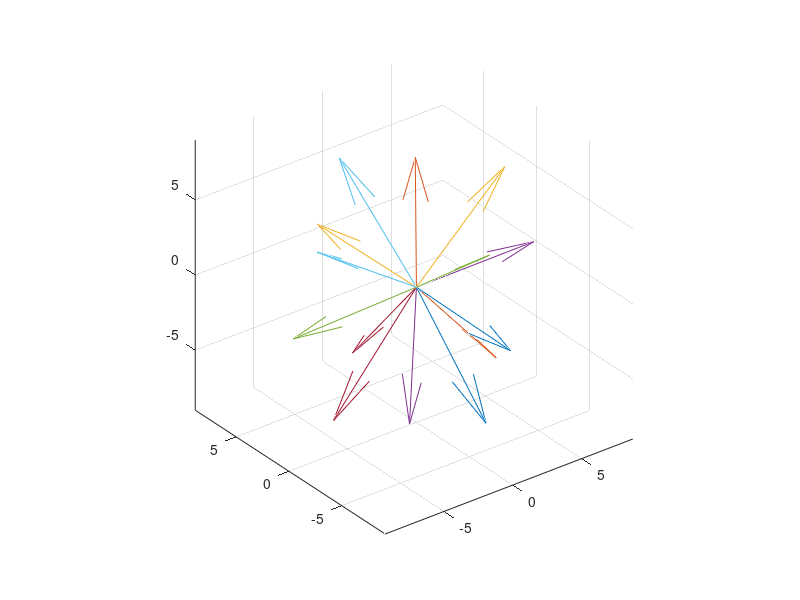

Write the MATLAB code that produced this figure. (Note: this script raises an error after producing the figure.)
clc, clear variables
addpath ../../fcns/
%%

% 27.06.2024 orange segway
acc = [-0.1771, -10.1319, 0.0112; ...
     -0.2197, -7.9801, 6.1047; ...
     -0.3069, -0.2792, 9.8349; ...
     -0.3995, 7.5991, 6.2229; ...
     -0.4127, 9.8551, 0.2786; ...
     -0.3752, 6.2332, -7.6008; ...
     -0.6432, -0.1110, -9.8389; ...
     -0.2246, -7.6173, -6.4990; ...
     -10.1365, -0.2376, -0.1545; ...
     6.2658, -0.2272, -7.3275; ...
     -8.3112, -0.3767, 5.6912; ...
     7.2322, 0.1359, 6.3125; ...
      -6.8576, -0.2236, -7.3375; ...
      9.5332, 0.0751, -0.0151];
% b =
%    -0.2997   -0.1381    0.0028


figure(1)
for i = 1:size(acc, 1)
    quiver3(0, 0, 0, acc(i,1), acc(i,2), acc(i,3)), grid on, hold on
end
hold off
axis equal

[A, b, expmfs] = magcal(acc, 'sym')

[A, b, expmfs] = magcal(acc, 'eye')


[A, b, expmfs] = magcal(acc - b, 'eye')